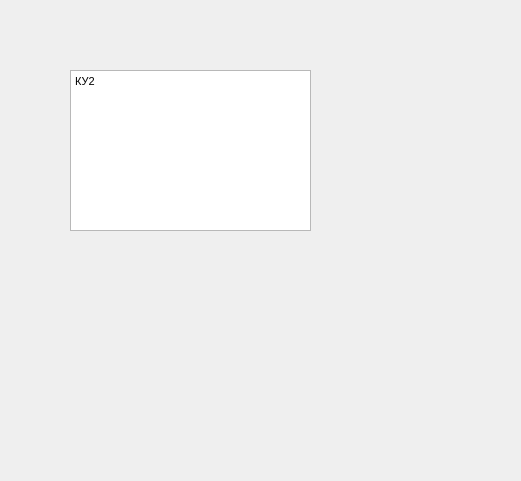
<?xml version="1.0" encoding="UTF-8"?>
<ui version="4.0">
 <class>second_sub_menu_widget</class>
 <widget class="QWidget" name="second_sub_menu_widget">
  <property name="geometry">
   <rect>
    <x>0</x>
    <y>0</y>
    <width>521</width>
    <height>481</height>
   </rect>
  </property>
  <property name="windowTitle">
   <string>Form</string>
  </property>
  <widget class="QTextEdit" name="textEdit">
   <property name="geometry">
    <rect>
     <x>70</x>
     <y>70</y>
     <width>241</width>
     <height>161</height>
    </rect>
   </property>
   <property name="html">
    <string>&lt;!DOCTYPE HTML PUBLIC &quot;-//W3C//DTD HTML 4.0//EN&quot; &quot;http://www.w3.org/TR/REC-html40/strict.dtd&quot;&gt;
&lt;html&gt;&lt;head&gt;&lt;meta name=&quot;qrichtext&quot; content=&quot;1&quot; /&gt;&lt;style type=&quot;text/css&quot;&gt;
p, li { white-space: pre-wrap; }
&lt;/style&gt;&lt;/head&gt;&lt;body style=&quot; font-family:'MS Shell Dlg 2'; font-size:8.25pt; font-weight:400; font-style:normal;&quot;&gt;
&lt;p style=&quot; margin-top:0px; margin-bottom:0px; margin-left:0px; margin-right:0px; -qt-block-indent:0; text-indent:0px;&quot;&gt;КУ2&lt;/p&gt;
&lt;p style=&quot;-qt-paragraph-type:empty; margin-top:0px; margin-bottom:0px; margin-left:0px; margin-right:0px; -qt-block-indent:0; text-indent:0px;&quot;&gt;&lt;br /&gt;&lt;/p&gt;&lt;/body&gt;&lt;/html&gt;</string>
   </property>
  </widget>
 </widget>
 <resources/>
 <connections/>
</ui>
